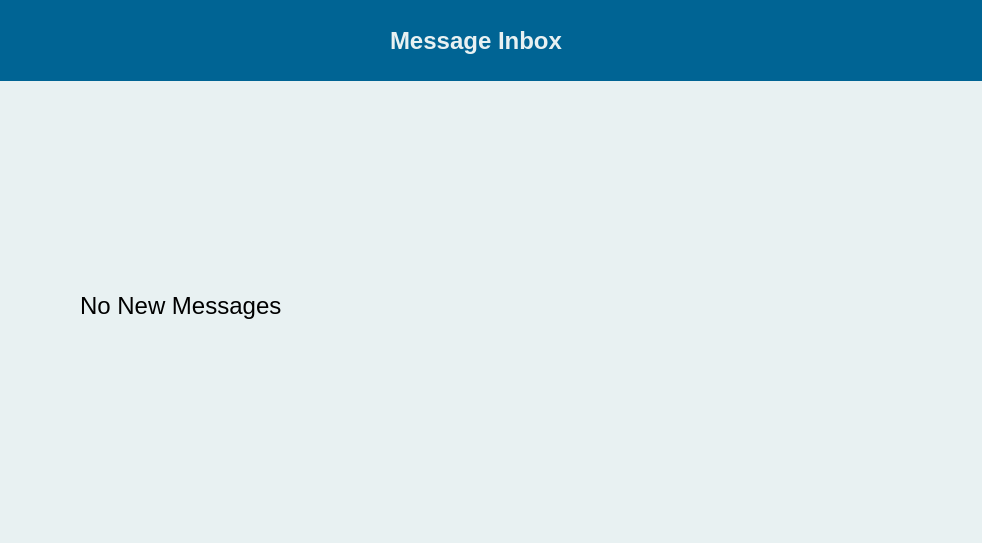
<?xml version="1.0" encoding="UTF-8"?>
<ui version="4.0">
 <class>Form</class>
 <widget class="QWidget" name="Form">
  <property name="geometry">
   <rect>
    <x>0</x>
    <y>0</y>
    <width>982</width>
    <height>543</height>
   </rect>
  </property>
  <property name="windowTitle">
   <string>Message</string>
  </property>
  <widget class="QLabel" name="label">
   <property name="geometry">
    <rect>
     <x>-70</x>
     <y>-40</y>
     <width>1061</width>
     <height>591</height>
    </rect>
   </property>
   <property name="palette">
    <palette>
     <active>
      <colorrole role="WindowText">
       <brush brushstyle="SolidPattern">
        <color alpha="255">
         <red>0</red>
         <green>0</green>
         <blue>0</blue>
        </color>
       </brush>
      </colorrole>
      <colorrole role="Button">
       <brush brushstyle="SolidPattern">
        <color alpha="255">
         <red>232</red>
         <green>241</green>
         <blue>242</blue>
        </color>
       </brush>
      </colorrole>
      <colorrole role="Light">
       <brush brushstyle="SolidPattern">
        <color alpha="255">
         <red>255</red>
         <green>255</green>
         <blue>255</blue>
        </color>
       </brush>
      </colorrole>
      <colorrole role="Midlight">
       <brush brushstyle="SolidPattern">
        <color alpha="255">
         <red>243</red>
         <green>248</green>
         <blue>248</blue>
        </color>
       </brush>
      </colorrole>
      <colorrole role="Dark">
       <brush brushstyle="SolidPattern">
        <color alpha="255">
         <red>116</red>
         <green>120</green>
         <blue>121</blue>
        </color>
       </brush>
      </colorrole>
      <colorrole role="Mid">
       <brush brushstyle="SolidPattern">
        <color alpha="255">
         <red>155</red>
         <green>161</green>
         <blue>161</blue>
        </color>
       </brush>
      </colorrole>
      <colorrole role="Text">
       <brush brushstyle="SolidPattern">
        <color alpha="255">
         <red>0</red>
         <green>0</green>
         <blue>0</blue>
        </color>
       </brush>
      </colorrole>
      <colorrole role="BrightText">
       <brush brushstyle="SolidPattern">
        <color alpha="255">
         <red>255</red>
         <green>255</green>
         <blue>255</blue>
        </color>
       </brush>
      </colorrole>
      <colorrole role="ButtonText">
       <brush brushstyle="SolidPattern">
        <color alpha="255">
         <red>0</red>
         <green>0</green>
         <blue>0</blue>
        </color>
       </brush>
      </colorrole>
      <colorrole role="Base">
       <brush brushstyle="SolidPattern">
        <color alpha="255">
         <red>255</red>
         <green>255</green>
         <blue>255</blue>
        </color>
       </brush>
      </colorrole>
      <colorrole role="Window">
       <brush brushstyle="SolidPattern">
        <color alpha="255">
         <red>232</red>
         <green>241</green>
         <blue>242</blue>
        </color>
       </brush>
      </colorrole>
      <colorrole role="Shadow">
       <brush brushstyle="SolidPattern">
        <color alpha="255">
         <red>0</red>
         <green>0</green>
         <blue>0</blue>
        </color>
       </brush>
      </colorrole>
      <colorrole role="AlternateBase">
       <brush brushstyle="SolidPattern">
        <color alpha="255">
         <red>243</red>
         <green>248</green>
         <blue>248</blue>
        </color>
       </brush>
      </colorrole>
      <colorrole role="ToolTipBase">
       <brush brushstyle="SolidPattern">
        <color alpha="255">
         <red>255</red>
         <green>255</green>
         <blue>220</blue>
        </color>
       </brush>
      </colorrole>
      <colorrole role="ToolTipText">
       <brush brushstyle="SolidPattern">
        <color alpha="255">
         <red>0</red>
         <green>0</green>
         <blue>0</blue>
        </color>
       </brush>
      </colorrole>
     </active>
     <inactive>
      <colorrole role="WindowText">
       <brush brushstyle="SolidPattern">
        <color alpha="255">
         <red>0</red>
         <green>0</green>
         <blue>0</blue>
        </color>
       </brush>
      </colorrole>
      <colorrole role="Button">
       <brush brushstyle="SolidPattern">
        <color alpha="255">
         <red>232</red>
         <green>241</green>
         <blue>242</blue>
        </color>
       </brush>
      </colorrole>
      <colorrole role="Light">
       <brush brushstyle="SolidPattern">
        <color alpha="255">
         <red>255</red>
         <green>255</green>
         <blue>255</blue>
        </color>
       </brush>
      </colorrole>
      <colorrole role="Midlight">
       <brush brushstyle="SolidPattern">
        <color alpha="255">
         <red>243</red>
         <green>248</green>
         <blue>248</blue>
        </color>
       </brush>
      </colorrole>
      <colorrole role="Dark">
       <brush brushstyle="SolidPattern">
        <color alpha="255">
         <red>116</red>
         <green>120</green>
         <blue>121</blue>
        </color>
       </brush>
      </colorrole>
      <colorrole role="Mid">
       <brush brushstyle="SolidPattern">
        <color alpha="255">
         <red>155</red>
         <green>161</green>
         <blue>161</blue>
        </color>
       </brush>
      </colorrole>
      <colorrole role="Text">
       <brush brushstyle="SolidPattern">
        <color alpha="255">
         <red>0</red>
         <green>0</green>
         <blue>0</blue>
        </color>
       </brush>
      </colorrole>
      <colorrole role="BrightText">
       <brush brushstyle="SolidPattern">
        <color alpha="255">
         <red>255</red>
         <green>255</green>
         <blue>255</blue>
        </color>
       </brush>
      </colorrole>
      <colorrole role="ButtonText">
       <brush brushstyle="SolidPattern">
        <color alpha="255">
         <red>0</red>
         <green>0</green>
         <blue>0</blue>
        </color>
       </brush>
      </colorrole>
      <colorrole role="Base">
       <brush brushstyle="SolidPattern">
        <color alpha="255">
         <red>255</red>
         <green>255</green>
         <blue>255</blue>
        </color>
       </brush>
      </colorrole>
      <colorrole role="Window">
       <brush brushstyle="SolidPattern">
        <color alpha="255">
         <red>232</red>
         <green>241</green>
         <blue>242</blue>
        </color>
       </brush>
      </colorrole>
      <colorrole role="Shadow">
       <brush brushstyle="SolidPattern">
        <color alpha="255">
         <red>0</red>
         <green>0</green>
         <blue>0</blue>
        </color>
       </brush>
      </colorrole>
      <colorrole role="AlternateBase">
       <brush brushstyle="SolidPattern">
        <color alpha="255">
         <red>243</red>
         <green>248</green>
         <blue>248</blue>
        </color>
       </brush>
      </colorrole>
      <colorrole role="ToolTipBase">
       <brush brushstyle="SolidPattern">
        <color alpha="255">
         <red>255</red>
         <green>255</green>
         <blue>220</blue>
        </color>
       </brush>
      </colorrole>
      <colorrole role="ToolTipText">
       <brush brushstyle="SolidPattern">
        <color alpha="255">
         <red>0</red>
         <green>0</green>
         <blue>0</blue>
        </color>
       </brush>
      </colorrole>
     </inactive>
     <disabled>
      <colorrole role="WindowText">
       <brush brushstyle="SolidPattern">
        <color alpha="255">
         <red>116</red>
         <green>120</green>
         <blue>121</blue>
        </color>
       </brush>
      </colorrole>
      <colorrole role="Button">
       <brush brushstyle="SolidPattern">
        <color alpha="255">
         <red>232</red>
         <green>241</green>
         <blue>242</blue>
        </color>
       </brush>
      </colorrole>
      <colorrole role="Light">
       <brush brushstyle="SolidPattern">
        <color alpha="255">
         <red>255</red>
         <green>255</green>
         <blue>255</blue>
        </color>
       </brush>
      </colorrole>
      <colorrole role="Midlight">
       <brush brushstyle="SolidPattern">
        <color alpha="255">
         <red>243</red>
         <green>248</green>
         <blue>248</blue>
        </color>
       </brush>
      </colorrole>
      <colorrole role="Dark">
       <brush brushstyle="SolidPattern">
        <color alpha="255">
         <red>116</red>
         <green>120</green>
         <blue>121</blue>
        </color>
       </brush>
      </colorrole>
      <colorrole role="Mid">
       <brush brushstyle="SolidPattern">
        <color alpha="255">
         <red>155</red>
         <green>161</green>
         <blue>161</blue>
        </color>
       </brush>
      </colorrole>
      <colorrole role="Text">
       <brush brushstyle="SolidPattern">
        <color alpha="255">
         <red>116</red>
         <green>120</green>
         <blue>121</blue>
        </color>
       </brush>
      </colorrole>
      <colorrole role="BrightText">
       <brush brushstyle="SolidPattern">
        <color alpha="255">
         <red>255</red>
         <green>255</green>
         <blue>255</blue>
        </color>
       </brush>
      </colorrole>
      <colorrole role="ButtonText">
       <brush brushstyle="SolidPattern">
        <color alpha="255">
         <red>116</red>
         <green>120</green>
         <blue>121</blue>
        </color>
       </brush>
      </colorrole>
      <colorrole role="Base">
       <brush brushstyle="SolidPattern">
        <color alpha="255">
         <red>232</red>
         <green>241</green>
         <blue>242</blue>
        </color>
       </brush>
      </colorrole>
      <colorrole role="Window">
       <brush brushstyle="SolidPattern">
        <color alpha="255">
         <red>232</red>
         <green>241</green>
         <blue>242</blue>
        </color>
       </brush>
      </colorrole>
      <colorrole role="Shadow">
       <brush brushstyle="SolidPattern">
        <color alpha="255">
         <red>0</red>
         <green>0</green>
         <blue>0</blue>
        </color>
       </brush>
      </colorrole>
      <colorrole role="AlternateBase">
       <brush brushstyle="SolidPattern">
        <color alpha="255">
         <red>232</red>
         <green>241</green>
         <blue>242</blue>
        </color>
       </brush>
      </colorrole>
      <colorrole role="ToolTipBase">
       <brush brushstyle="SolidPattern">
        <color alpha="255">
         <red>255</red>
         <green>255</green>
         <blue>220</blue>
        </color>
       </brush>
      </colorrole>
      <colorrole role="ToolTipText">
       <brush brushstyle="SolidPattern">
        <color alpha="255">
         <red>0</red>
         <green>0</green>
         <blue>0</blue>
        </color>
       </brush>
      </colorrole>
     </disabled>
    </palette>
   </property>
   <property name="autoFillBackground">
    <bool>true</bool>
   </property>
   <property name="text">
    <string/>
   </property>
  </widget>
  <widget class="QLabel" name="label_2">
   <property name="geometry">
    <rect>
     <x>-10</x>
     <y>0</y>
     <width>1001</width>
     <height>81</height>
    </rect>
   </property>
   <property name="palette">
    <palette>
     <active>
      <colorrole role="WindowText">
       <brush brushstyle="SolidPattern">
        <color alpha="255">
         <red>0</red>
         <green>0</green>
         <blue>0</blue>
        </color>
       </brush>
      </colorrole>
      <colorrole role="Button">
       <brush brushstyle="SolidPattern">
        <color alpha="255">
         <red>0</red>
         <green>100</green>
         <blue>148</blue>
        </color>
       </brush>
      </colorrole>
      <colorrole role="Light">
       <brush brushstyle="SolidPattern">
        <color alpha="255">
         <red>0</red>
         <green>150</green>
         <blue>222</blue>
        </color>
       </brush>
      </colorrole>
      <colorrole role="Midlight">
       <brush brushstyle="SolidPattern">
        <color alpha="255">
         <red>0</red>
         <green>125</green>
         <blue>185</blue>
        </color>
       </brush>
      </colorrole>
      <colorrole role="Dark">
       <brush brushstyle="SolidPattern">
        <color alpha="255">
         <red>0</red>
         <green>50</green>
         <blue>74</blue>
        </color>
       </brush>
      </colorrole>
      <colorrole role="Mid">
       <brush brushstyle="SolidPattern">
        <color alpha="255">
         <red>0</red>
         <green>66</green>
         <blue>99</blue>
        </color>
       </brush>
      </colorrole>
      <colorrole role="Text">
       <brush brushstyle="SolidPattern">
        <color alpha="255">
         <red>0</red>
         <green>0</green>
         <blue>0</blue>
        </color>
       </brush>
      </colorrole>
      <colorrole role="BrightText">
       <brush brushstyle="SolidPattern">
        <color alpha="255">
         <red>255</red>
         <green>255</green>
         <blue>255</blue>
        </color>
       </brush>
      </colorrole>
      <colorrole role="ButtonText">
       <brush brushstyle="SolidPattern">
        <color alpha="255">
         <red>0</red>
         <green>0</green>
         <blue>0</blue>
        </color>
       </brush>
      </colorrole>
      <colorrole role="Base">
       <brush brushstyle="SolidPattern">
        <color alpha="255">
         <red>255</red>
         <green>255</green>
         <blue>255</blue>
        </color>
       </brush>
      </colorrole>
      <colorrole role="Window">
       <brush brushstyle="SolidPattern">
        <color alpha="255">
         <red>0</red>
         <green>100</green>
         <blue>148</blue>
        </color>
       </brush>
      </colorrole>
      <colorrole role="Shadow">
       <brush brushstyle="SolidPattern">
        <color alpha="255">
         <red>0</red>
         <green>0</green>
         <blue>0</blue>
        </color>
       </brush>
      </colorrole>
      <colorrole role="AlternateBase">
       <brush brushstyle="SolidPattern">
        <color alpha="255">
         <red>127</red>
         <green>177</green>
         <blue>201</blue>
        </color>
       </brush>
      </colorrole>
      <colorrole role="ToolTipBase">
       <brush brushstyle="SolidPattern">
        <color alpha="255">
         <red>255</red>
         <green>255</green>
         <blue>220</blue>
        </color>
       </brush>
      </colorrole>
      <colorrole role="ToolTipText">
       <brush brushstyle="SolidPattern">
        <color alpha="255">
         <red>0</red>
         <green>0</green>
         <blue>0</blue>
        </color>
       </brush>
      </colorrole>
     </active>
     <inactive>
      <colorrole role="WindowText">
       <brush brushstyle="SolidPattern">
        <color alpha="255">
         <red>0</red>
         <green>0</green>
         <blue>0</blue>
        </color>
       </brush>
      </colorrole>
      <colorrole role="Button">
       <brush brushstyle="SolidPattern">
        <color alpha="255">
         <red>0</red>
         <green>100</green>
         <blue>148</blue>
        </color>
       </brush>
      </colorrole>
      <colorrole role="Light">
       <brush brushstyle="SolidPattern">
        <color alpha="255">
         <red>0</red>
         <green>150</green>
         <blue>222</blue>
        </color>
       </brush>
      </colorrole>
      <colorrole role="Midlight">
       <brush brushstyle="SolidPattern">
        <color alpha="255">
         <red>0</red>
         <green>125</green>
         <blue>185</blue>
        </color>
       </brush>
      </colorrole>
      <colorrole role="Dark">
       <brush brushstyle="SolidPattern">
        <color alpha="255">
         <red>0</red>
         <green>50</green>
         <blue>74</blue>
        </color>
       </brush>
      </colorrole>
      <colorrole role="Mid">
       <brush brushstyle="SolidPattern">
        <color alpha="255">
         <red>0</red>
         <green>66</green>
         <blue>99</blue>
        </color>
       </brush>
      </colorrole>
      <colorrole role="Text">
       <brush brushstyle="SolidPattern">
        <color alpha="255">
         <red>0</red>
         <green>0</green>
         <blue>0</blue>
        </color>
       </brush>
      </colorrole>
      <colorrole role="BrightText">
       <brush brushstyle="SolidPattern">
        <color alpha="255">
         <red>255</red>
         <green>255</green>
         <blue>255</blue>
        </color>
       </brush>
      </colorrole>
      <colorrole role="ButtonText">
       <brush brushstyle="SolidPattern">
        <color alpha="255">
         <red>0</red>
         <green>0</green>
         <blue>0</blue>
        </color>
       </brush>
      </colorrole>
      <colorrole role="Base">
       <brush brushstyle="SolidPattern">
        <color alpha="255">
         <red>255</red>
         <green>255</green>
         <blue>255</blue>
        </color>
       </brush>
      </colorrole>
      <colorrole role="Window">
       <brush brushstyle="SolidPattern">
        <color alpha="255">
         <red>0</red>
         <green>100</green>
         <blue>148</blue>
        </color>
       </brush>
      </colorrole>
      <colorrole role="Shadow">
       <brush brushstyle="SolidPattern">
        <color alpha="255">
         <red>0</red>
         <green>0</green>
         <blue>0</blue>
        </color>
       </brush>
      </colorrole>
      <colorrole role="AlternateBase">
       <brush brushstyle="SolidPattern">
        <color alpha="255">
         <red>127</red>
         <green>177</green>
         <blue>201</blue>
        </color>
       </brush>
      </colorrole>
      <colorrole role="ToolTipBase">
       <brush brushstyle="SolidPattern">
        <color alpha="255">
         <red>255</red>
         <green>255</green>
         <blue>220</blue>
        </color>
       </brush>
      </colorrole>
      <colorrole role="ToolTipText">
       <brush brushstyle="SolidPattern">
        <color alpha="255">
         <red>0</red>
         <green>0</green>
         <blue>0</blue>
        </color>
       </brush>
      </colorrole>
     </inactive>
     <disabled>
      <colorrole role="WindowText">
       <brush brushstyle="SolidPattern">
        <color alpha="255">
         <red>0</red>
         <green>50</green>
         <blue>74</blue>
        </color>
       </brush>
      </colorrole>
      <colorrole role="Button">
       <brush brushstyle="SolidPattern">
        <color alpha="255">
         <red>0</red>
         <green>100</green>
         <blue>148</blue>
        </color>
       </brush>
      </colorrole>
      <colorrole role="Light">
       <brush brushstyle="SolidPattern">
        <color alpha="255">
         <red>0</red>
         <green>150</green>
         <blue>222</blue>
        </color>
       </brush>
      </colorrole>
      <colorrole role="Midlight">
       <brush brushstyle="SolidPattern">
        <color alpha="255">
         <red>0</red>
         <green>125</green>
         <blue>185</blue>
        </color>
       </brush>
      </colorrole>
      <colorrole role="Dark">
       <brush brushstyle="SolidPattern">
        <color alpha="255">
         <red>0</red>
         <green>50</green>
         <blue>74</blue>
        </color>
       </brush>
      </colorrole>
      <colorrole role="Mid">
       <brush brushstyle="SolidPattern">
        <color alpha="255">
         <red>0</red>
         <green>66</green>
         <blue>99</blue>
        </color>
       </brush>
      </colorrole>
      <colorrole role="Text">
       <brush brushstyle="SolidPattern">
        <color alpha="255">
         <red>0</red>
         <green>50</green>
         <blue>74</blue>
        </color>
       </brush>
      </colorrole>
      <colorrole role="BrightText">
       <brush brushstyle="SolidPattern">
        <color alpha="255">
         <red>255</red>
         <green>255</green>
         <blue>255</blue>
        </color>
       </brush>
      </colorrole>
      <colorrole role="ButtonText">
       <brush brushstyle="SolidPattern">
        <color alpha="255">
         <red>0</red>
         <green>50</green>
         <blue>74</blue>
        </color>
       </brush>
      </colorrole>
      <colorrole role="Base">
       <brush brushstyle="SolidPattern">
        <color alpha="255">
         <red>0</red>
         <green>100</green>
         <blue>148</blue>
        </color>
       </brush>
      </colorrole>
      <colorrole role="Window">
       <brush brushstyle="SolidPattern">
        <color alpha="255">
         <red>0</red>
         <green>100</green>
         <blue>148</blue>
        </color>
       </brush>
      </colorrole>
      <colorrole role="Shadow">
       <brush brushstyle="SolidPattern">
        <color alpha="255">
         <red>0</red>
         <green>0</green>
         <blue>0</blue>
        </color>
       </brush>
      </colorrole>
      <colorrole role="AlternateBase">
       <brush brushstyle="SolidPattern">
        <color alpha="255">
         <red>0</red>
         <green>100</green>
         <blue>148</blue>
        </color>
       </brush>
      </colorrole>
      <colorrole role="ToolTipBase">
       <brush brushstyle="SolidPattern">
        <color alpha="255">
         <red>255</red>
         <green>255</green>
         <blue>220</blue>
        </color>
       </brush>
      </colorrole>
      <colorrole role="ToolTipText">
       <brush brushstyle="SolidPattern">
        <color alpha="255">
         <red>0</red>
         <green>0</green>
         <blue>0</blue>
        </color>
       </brush>
      </colorrole>
     </disabled>
    </palette>
   </property>
   <property name="autoFillBackground">
    <bool>true</bool>
   </property>
   <property name="text">
    <string/>
   </property>
  </widget>
  <widget class="QLabel" name="label_3">
   <property name="geometry">
    <rect>
     <x>80</x>
     <y>140</y>
     <width>831</width>
     <height>331</height>
    </rect>
   </property>
   <property name="font">
    <font>
     <family>Segoe UI</family>
     <pointsize>18</pointsize>
    </font>
   </property>
   <property name="text">
    <string>No New Messages</string>
   </property>
  </widget>
  <widget class="QLabel" name="label_4">
   <property name="geometry">
    <rect>
     <x>390</x>
     <y>20</y>
     <width>221</width>
     <height>41</height>
    </rect>
   </property>
   <property name="palette">
    <palette>
     <active>
      <colorrole role="WindowText">
       <brush brushstyle="SolidPattern">
        <color alpha="255">
         <red>232</red>
         <green>241</green>
         <blue>242</blue>
        </color>
       </brush>
      </colorrole>
      <colorrole role="Button">
       <brush brushstyle="SolidPattern">
        <color alpha="255">
         <red>232</red>
         <green>241</green>
         <blue>242</blue>
        </color>
       </brush>
      </colorrole>
      <colorrole role="Light">
       <brush brushstyle="SolidPattern">
        <color alpha="255">
         <red>255</red>
         <green>255</green>
         <blue>255</blue>
        </color>
       </brush>
      </colorrole>
      <colorrole role="Midlight">
       <brush brushstyle="SolidPattern">
        <color alpha="255">
         <red>243</red>
         <green>248</green>
         <blue>248</blue>
        </color>
       </brush>
      </colorrole>
      <colorrole role="Dark">
       <brush brushstyle="SolidPattern">
        <color alpha="255">
         <red>116</red>
         <green>120</green>
         <blue>121</blue>
        </color>
       </brush>
      </colorrole>
      <colorrole role="Mid">
       <brush brushstyle="SolidPattern">
        <color alpha="255">
         <red>155</red>
         <green>161</green>
         <blue>161</blue>
        </color>
       </brush>
      </colorrole>
      <colorrole role="Text">
       <brush brushstyle="SolidPattern">
        <color alpha="255">
         <red>0</red>
         <green>0</green>
         <blue>0</blue>
        </color>
       </brush>
      </colorrole>
      <colorrole role="BrightText">
       <brush brushstyle="SolidPattern">
        <color alpha="255">
         <red>255</red>
         <green>255</green>
         <blue>255</blue>
        </color>
       </brush>
      </colorrole>
      <colorrole role="ButtonText">
       <brush brushstyle="SolidPattern">
        <color alpha="255">
         <red>0</red>
         <green>0</green>
         <blue>0</blue>
        </color>
       </brush>
      </colorrole>
      <colorrole role="Base">
       <brush brushstyle="SolidPattern">
        <color alpha="255">
         <red>255</red>
         <green>255</green>
         <blue>255</blue>
        </color>
       </brush>
      </colorrole>
      <colorrole role="Window">
       <brush brushstyle="SolidPattern">
        <color alpha="255">
         <red>232</red>
         <green>241</green>
         <blue>242</blue>
        </color>
       </brush>
      </colorrole>
      <colorrole role="Shadow">
       <brush brushstyle="SolidPattern">
        <color alpha="255">
         <red>0</red>
         <green>0</green>
         <blue>0</blue>
        </color>
       </brush>
      </colorrole>
      <colorrole role="AlternateBase">
       <brush brushstyle="SolidPattern">
        <color alpha="255">
         <red>243</red>
         <green>248</green>
         <blue>248</blue>
        </color>
       </brush>
      </colorrole>
      <colorrole role="ToolTipBase">
       <brush brushstyle="SolidPattern">
        <color alpha="255">
         <red>255</red>
         <green>255</green>
         <blue>220</blue>
        </color>
       </brush>
      </colorrole>
      <colorrole role="ToolTipText">
       <brush brushstyle="SolidPattern">
        <color alpha="255">
         <red>0</red>
         <green>0</green>
         <blue>0</blue>
        </color>
       </brush>
      </colorrole>
     </active>
     <inactive>
      <colorrole role="WindowText">
       <brush brushstyle="SolidPattern">
        <color alpha="255">
         <red>232</red>
         <green>241</green>
         <blue>242</blue>
        </color>
       </brush>
      </colorrole>
      <colorrole role="Button">
       <brush brushstyle="SolidPattern">
        <color alpha="255">
         <red>232</red>
         <green>241</green>
         <blue>242</blue>
        </color>
       </brush>
      </colorrole>
      <colorrole role="Light">
       <brush brushstyle="SolidPattern">
        <color alpha="255">
         <red>255</red>
         <green>255</green>
         <blue>255</blue>
        </color>
       </brush>
      </colorrole>
      <colorrole role="Midlight">
       <brush brushstyle="SolidPattern">
        <color alpha="255">
         <red>243</red>
         <green>248</green>
         <blue>248</blue>
        </color>
       </brush>
      </colorrole>
      <colorrole role="Dark">
       <brush brushstyle="SolidPattern">
        <color alpha="255">
         <red>116</red>
         <green>120</green>
         <blue>121</blue>
        </color>
       </brush>
      </colorrole>
      <colorrole role="Mid">
       <brush brushstyle="SolidPattern">
        <color alpha="255">
         <red>155</red>
         <green>161</green>
         <blue>161</blue>
        </color>
       </brush>
      </colorrole>
      <colorrole role="Text">
       <brush brushstyle="SolidPattern">
        <color alpha="255">
         <red>0</red>
         <green>0</green>
         <blue>0</blue>
        </color>
       </brush>
      </colorrole>
      <colorrole role="BrightText">
       <brush brushstyle="SolidPattern">
        <color alpha="255">
         <red>255</red>
         <green>255</green>
         <blue>255</blue>
        </color>
       </brush>
      </colorrole>
      <colorrole role="ButtonText">
       <brush brushstyle="SolidPattern">
        <color alpha="255">
         <red>0</red>
         <green>0</green>
         <blue>0</blue>
        </color>
       </brush>
      </colorrole>
      <colorrole role="Base">
       <brush brushstyle="SolidPattern">
        <color alpha="255">
         <red>255</red>
         <green>255</green>
         <blue>255</blue>
        </color>
       </brush>
      </colorrole>
      <colorrole role="Window">
       <brush brushstyle="SolidPattern">
        <color alpha="255">
         <red>232</red>
         <green>241</green>
         <blue>242</blue>
        </color>
       </brush>
      </colorrole>
      <colorrole role="Shadow">
       <brush brushstyle="SolidPattern">
        <color alpha="255">
         <red>0</red>
         <green>0</green>
         <blue>0</blue>
        </color>
       </brush>
      </colorrole>
      <colorrole role="AlternateBase">
       <brush brushstyle="SolidPattern">
        <color alpha="255">
         <red>243</red>
         <green>248</green>
         <blue>248</blue>
        </color>
       </brush>
      </colorrole>
      <colorrole role="ToolTipBase">
       <brush brushstyle="SolidPattern">
        <color alpha="255">
         <red>255</red>
         <green>255</green>
         <blue>220</blue>
        </color>
       </brush>
      </colorrole>
      <colorrole role="ToolTipText">
       <brush brushstyle="SolidPattern">
        <color alpha="255">
         <red>0</red>
         <green>0</green>
         <blue>0</blue>
        </color>
       </brush>
      </colorrole>
     </inactive>
     <disabled>
      <colorrole role="WindowText">
       <brush brushstyle="SolidPattern">
        <color alpha="255">
         <red>116</red>
         <green>120</green>
         <blue>121</blue>
        </color>
       </brush>
      </colorrole>
      <colorrole role="Button">
       <brush brushstyle="SolidPattern">
        <color alpha="255">
         <red>232</red>
         <green>241</green>
         <blue>242</blue>
        </color>
       </brush>
      </colorrole>
      <colorrole role="Light">
       <brush brushstyle="SolidPattern">
        <color alpha="255">
         <red>255</red>
         <green>255</green>
         <blue>255</blue>
        </color>
       </brush>
      </colorrole>
      <colorrole role="Midlight">
       <brush brushstyle="SolidPattern">
        <color alpha="255">
         <red>243</red>
         <green>248</green>
         <blue>248</blue>
        </color>
       </brush>
      </colorrole>
      <colorrole role="Dark">
       <brush brushstyle="SolidPattern">
        <color alpha="255">
         <red>116</red>
         <green>120</green>
         <blue>121</blue>
        </color>
       </brush>
      </colorrole>
      <colorrole role="Mid">
       <brush brushstyle="SolidPattern">
        <color alpha="255">
         <red>155</red>
         <green>161</green>
         <blue>161</blue>
        </color>
       </brush>
      </colorrole>
      <colorrole role="Text">
       <brush brushstyle="SolidPattern">
        <color alpha="255">
         <red>116</red>
         <green>120</green>
         <blue>121</blue>
        </color>
       </brush>
      </colorrole>
      <colorrole role="BrightText">
       <brush brushstyle="SolidPattern">
        <color alpha="255">
         <red>255</red>
         <green>255</green>
         <blue>255</blue>
        </color>
       </brush>
      </colorrole>
      <colorrole role="ButtonText">
       <brush brushstyle="SolidPattern">
        <color alpha="255">
         <red>116</red>
         <green>120</green>
         <blue>121</blue>
        </color>
       </brush>
      </colorrole>
      <colorrole role="Base">
       <brush brushstyle="SolidPattern">
        <color alpha="255">
         <red>232</red>
         <green>241</green>
         <blue>242</blue>
        </color>
       </brush>
      </colorrole>
      <colorrole role="Window">
       <brush brushstyle="SolidPattern">
        <color alpha="255">
         <red>232</red>
         <green>241</green>
         <blue>242</blue>
        </color>
       </brush>
      </colorrole>
      <colorrole role="Shadow">
       <brush brushstyle="SolidPattern">
        <color alpha="255">
         <red>0</red>
         <green>0</green>
         <blue>0</blue>
        </color>
       </brush>
      </colorrole>
      <colorrole role="AlternateBase">
       <brush brushstyle="SolidPattern">
        <color alpha="255">
         <red>232</red>
         <green>241</green>
         <blue>242</blue>
        </color>
       </brush>
      </colorrole>
      <colorrole role="ToolTipBase">
       <brush brushstyle="SolidPattern">
        <color alpha="255">
         <red>255</red>
         <green>255</green>
         <blue>220</blue>
        </color>
       </brush>
      </colorrole>
      <colorrole role="ToolTipText">
       <brush brushstyle="SolidPattern">
        <color alpha="255">
         <red>0</red>
         <green>0</green>
         <blue>0</blue>
        </color>
       </brush>
      </colorrole>
     </disabled>
    </palette>
   </property>
   <property name="font">
    <font>
     <family>Segoe UI</family>
     <pointsize>18</pointsize>
     <weight>75</weight>
     <bold>true</bold>
    </font>
   </property>
   <property name="text">
    <string>Message Inbox</string>
   </property>
  </widget>
 </widget>
 <resources/>
 <connections/>
</ui>
